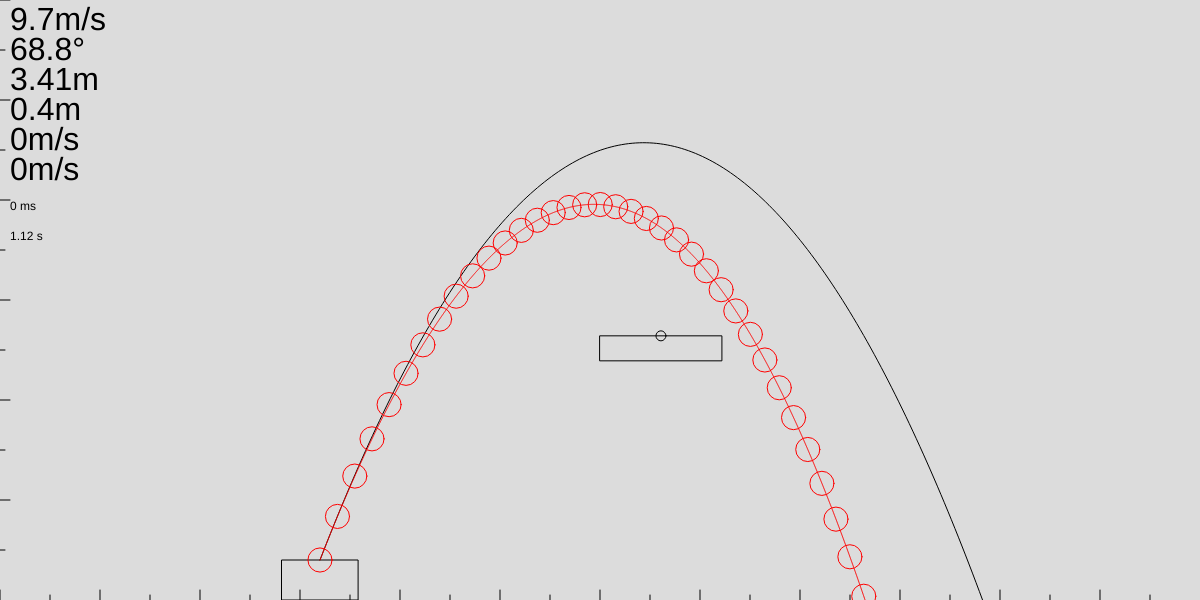
Frame 1 (no input)
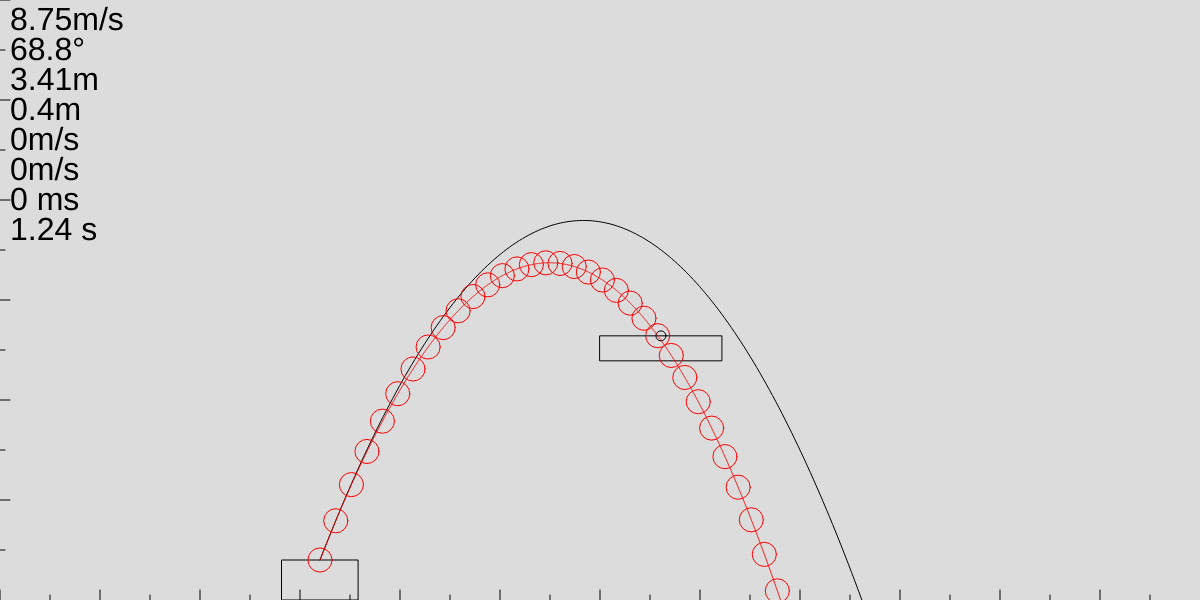
Frame 60 (no input)
Frame 120 (the mouse pressed at the canvas centre since frame 60): identical to frame 60, image omitted

The p5.js sketch that drew these frames (run headless with seeded random() and noise() and a simulated clock; from frame 60 on, the mouse is pressed at the canvas centre):

// p5.js sketch
// ── sketch.js
let angle, speed, x, h, initX, initZ, autoAngle, autoSpeed, drawCircle;
let turn = 0;

let scl = 100; //1 meter = 100 px

function setup() {
  createCanvas(1200, 600);

  angle = createSlider(45, 90, 75, 0.1);
  aLabel = createDiv("Angle");
  aLabel.position(25, height + 25);
  angle.parent(aLabel);

  speed = createSlider(0, 13, 7, 0.01);
  sLabel = createDiv("Speed");
  sLabel.position(275, height + 25);
  speed.parent(sLabel);

  x = createSlider(40, 530, 320, 10);
  xLabel = createDiv("Dist");
  xLabel.position(25, height + 75);
  x.parent(xLabel);
  
  h = createSlider(0, 1.4, 0.4, 0.1);
  hLabel = createDiv("Height");
  hLabel.position(275, height + 75);
  h.parent(hLabel);
  
  initX = createSlider(-3.5, 3.5, 0, 0.1);
  ixLabel = createDiv("Init X");
  ixLabel.position(25, height + 125);
  initX.parent(ixLabel);
  
  initZ = createSlider(-3.5, 3.5, 0, 0.1);
  izLabel = createDiv("Init Z");
  izLabel.position(275, height + 125);
  initZ.parent(izLabel);
  
  autoAngle = createCheckbox("Auto Angle", true);
  autoAngle.position(500, height + 25);
  
  autoSpeed = createCheckbox("Auto Speed", true);
  autoSpeed.position(500, height + 50);
  
  drawCircle = createCheckbox("Draw Circles", true);
  drawCircle.position(500, height + 75);
}

function draw() {
  background(220);

  //scale
  for (let i = 0; i < height; i += scl / 2) {
    if (i % scl == 0) {
      line(0, i, 10, i);
    } else {
      line(0, i, 5, i);
    }
  }
  
  for (let i = 0; i < width; i += scl / 2) {
    if (i % scl == 0) {
      line(i, height, i, height - 10);
    } else {
      line(i, height, i, height - 5);
    }
  }
  
  fill(0);
  
  calcSpeed();
  
  textSize(32);
  text(speed.value() + "m/s", 10, 30);
  text(angle.value() + "°", 10, 60);
  text( round(((width / 2 - x.value()) / scl + 0.61) * 100 )/100 + "m", 10, 90);
  text(round(h.value() * 10)/10 + "m", 10, 120);
  text(initX.value() + "m/s", 10, 150);
  text(initZ.value() + "m/s", 10, 180);


  noFill();
  rect(width / 2, height - scl * 2.6416, scl * 1.2192, 25);
  circle(width / 2 + scl*0.6096, height - scl * 2.6416, 10);
  push();
  translate(x.value(), height);
  rotate(radians(angle.value()));
  //rect(0, 0, 50, -scl * h.value());
  pop();
  push();
  translate( x.value(), height - scl * h.value() );
  rect(-0.762 * scl/2, 0, 0.762 * scl, scl * h.value());
  
  beginShape();
  for (let t = 0; t < 1000; t++) {
    if(-posY(t/100) > height) { break; }
    vertex(posX(t / 100), -posY(t / 100));
    // if(t % 5 == 0 && drawCircle.checked()) {
    //   circle(posX(t/100), -posY(t/100), 0.2286 * scl);
    // }
  }
  endShape();

  drawDrag();

  pop();
}

function posX(t) {
  return scl * ( (speed.value() * cos(turn) * cos(radians(angle.value())) + initX.value()) * t);
}

function posZ(t) {
  return scl * ( (speed.value() * sin(turn) * cos(radians(angle.value())) + initZ.value()) * t);
}

function posY(t) {
  return (
    scl * (speed.value() * t * sin(radians(angle.value())) + 0.5 * -9.8 * t * t)
  );
}

function calcSpeed() {
  let velocity = new Vector(initX.value(), 0, initZ.value());
  let a = radians(angle.value());
  let targetHeight = 2.6416;
  let shootingHeight = h.value();
  let x1 = ((width / 2 - x.value()) / scl) + 0.6096 + 0.381;
  
  let xv = x1 - velocity.x;
  
  turn = clamp(-Math.atan2(velocity.z, xv), -PI/3, PI/3 );

  let result = (targetHeight - shootingHeight);
  let chosenSpeed = 5;
  let error = result - eq(chosenSpeed, a, velocity, x1);
  let t = Date.now();
  let i = 0;
  while(Math.abs(error) > 0.1 && i < 1000) {
    i ++;
    
    if(error > 0) {
      chosenSpeed += chosenSpeed/2;
    } else {
      chosenSpeed -= chosenSpeed/2;
    }

    error = result - eq(chosenSpeed, a, velocity, x1);
  }
  
  if( (x1 - 0.381) >= 2) {
    a = Math.atan( ((Math.tan(-0.95) * x1) - (2 * (targetHeight-shootingHeight))) /  -x1 );
  } else {
    a = Math.atan( ((Math.tan(-1.21) * x1) - (2 * (targetHeight-shootingHeight))) /  -x1 );
  }
  //chosenSpeed = Math.sqrt( -(9.8 * x1 * x1 * (1 + (Math.tan(a) * Math.tan(a)) ) ) / (2 * (targetHeight - shootingHeight) - (2 * x1 * Math.tan(a) )));
  
  let vX = initX.value() + Math.cos(a) * Math.cos(turn) * chosenSpeed;
  let initDrag = 0.2 * 0.01456 * 1290 * Math.PI * vX * vX / 270;
  let time = x1 / (velocity.x + chosenSpeed * Math.cos(a) * Math.cos(turn));
  
  if(autoAngle.checked()) {
//     if(x1 <= 2.15) {
// 	a = 1.36136;
//     }
    angle.value( degrees(a) );
  }
  if (autoSpeed.checked()) {
    speed.value( chosenSpeed + (initDrag * time * time * 0.5) );
  }
  
  t = Date.now() - t;
  
  text(round(time * 100) / 100 + " s", 10, 240);
  if(t > 2) {
    fill("red");
    //console.log(t);
  }
  text(t + " ms", 10, 210);
  fill("black");
  //+ Math.sqrt(Math.sqrt(x1 - 1)) * sin(a) * sin(a) * sin(a) * sin(a) + velocity.x/2 
}

function drawDrag() {
  let vX0 = initX.value() + cos(radians(angle.value())) * cos(turn) * speed.value();
  let vY0 = sin(radians(angle.value())) * speed.value();
  let vX = vX0;
  let vY = vY0;
  let pX = 0;
  let pY = 0;

  //DRAG VV
  stroke("red");
  beginShape();
  for (let t = 0; t < 10000; t++) {
    let dragX = 0.2 * 0.01456 * 1290 * Math.PI * vX * vX / 270;
    let dragY = 0.2 * 0.01456 * 1290 * Math.PI * vY * vY / 270;
    vertex(scl * pX, -scl * pY);
    if(t % 50 == 0 && drawCircle.checked()) {
      circle(scl * pX, -scl * pY, 0.2413 * scl);
    }
    pX += (vX * 0.001) / 2;
    pY += (vY * 0.001) / 2;
    vX -= dragX * 0.001;
    vY -= (9.8 + (vY > 0 ? dragY: -dragY)) * 0.001;
    pX += (vX * 0.001) / 2;
    pY += (vY * 0.001) / 2;
  }
  endShape();
}

// function reduce(speed, res, xDist, velo) {
//   //turn /= 2;
  
//   return speed;
// }

function eq(speed, angle, velo, xDist) {
  if(xDist == 0) {
    xDist = 0.01
  }
  
  //return speed * sin(angle) - 4.9;
  
	return (speed * xDist * Math.sin(angle) / (velo.x + (speed * Math.cos(turn) * Math.cos(angle) )) ) -  9.80665/2 * xDist * xDist / ((velo.x * velo.x) + (2*velo.x * speed * Math.cos(turn) * Math.cos(angle)) + (speed*Math.cos(turn)*Math.cos(angle)*speed*Math.cos(turn)*Math.cos(angle)) );
}

function Vector(x, y, z) {
	this.x = x;
	this.y = y;
	this.z = z;
}

const clamp = (num, min, max) => Math.min(Math.max(num, min), max);

// ── style.css
html, body {
  margin: 0;
  padding: 0;
  zoom: 0.8;
  -moz-transform: scale(0.8);
}

canvas {
  display: block;
  /*padding: 25px;*/
}
